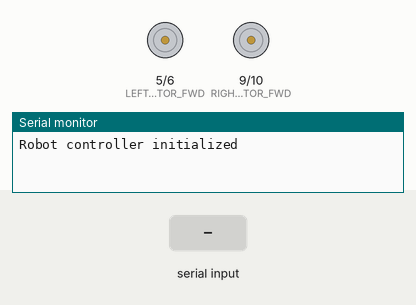
The sketch below on a simulated Arduino Uno, built with avr-gcc and run on an emulated ATmega328P. Parts: motor-driver pin pairs drawn as motors (green arrow = first pin HIGH = forward, orange = second pin HIGH = backward, longer = more drive), the last lines printed to the serial monitor. Inputs (shaded band) come from the test bench.

Above: at 1.2 s.
1.3 s: "F:1\n" received over Serial
At 2.5 s:
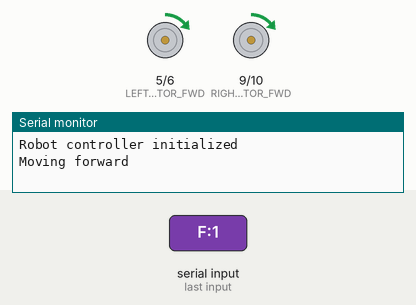
2.8 s: "B:1\n" received over Serial
At 3.6 s:
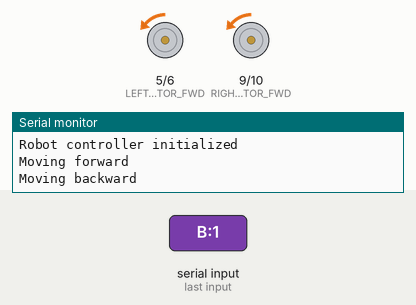
4.3 s: "L:1\n" received over Serial
At 4.8 s:
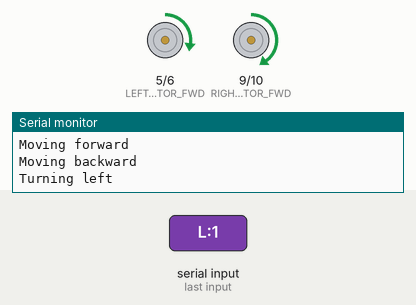
5.8 s: "R:1\n" received over Serial
At 7.0 s:
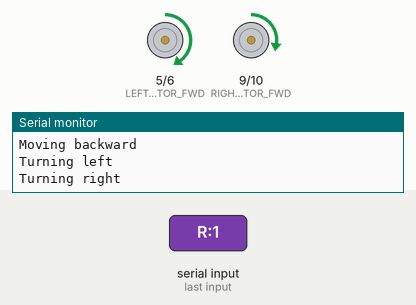
7.3 s: "F:150\n" received over Serial
At 8.3 s:
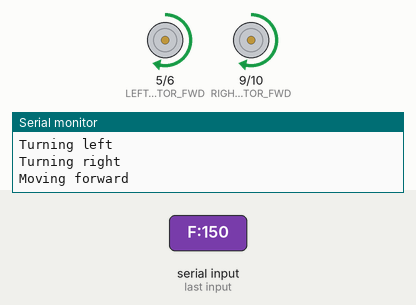
8.8 s: "B:150\n" received over Serial
At 9.4 s:
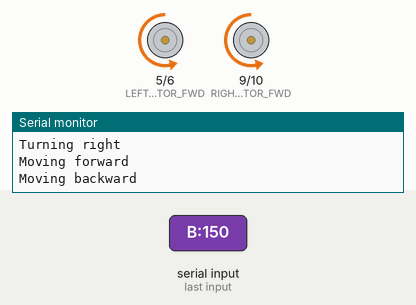
Timing chart, 0 to 11.3 s (numbered marks = the images above; inputs shaded):
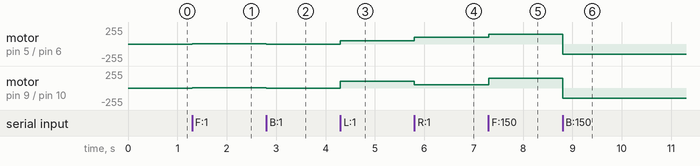

The sketch:

arduino.ino
```cpp
#include <ArduinoJson.h>
#include <Wire.h>
#include <Adafruit_Sensor.h>
#include <Adafruit_HMC5883_U.h>  // For magnetometer
#include <NewPing.h>             // For ultrasonic sensors

// Motor pins
#define LEFT_MOTOR_FWD 5
#define LEFT_MOTOR_BWD 6
#define RIGHT_MOTOR_FWD 9
#define RIGHT_MOTOR_BWD 10

// Ultrasonic sensor pins
#define TRIG_PIN_FRONT 2
#define ECHO_PIN_FRONT 3
#define TRIG_PIN_LEFT 4
#define ECHO_PIN_LEFT 7
#define TRIG_PIN_RIGHT 8
#define ECHO_PIN_RIGHT 12

#define MAX_DISTANCE 300  // Maximum distance for ultrasonic sensors (cm)

// Create ultrasonic sensor objects
NewPing sonarFront(TRIG_PIN_FRONT, ECHO_PIN_FRONT, MAX_DISTANCE);
NewPing sonarLeft(TRIG_PIN_LEFT, ECHO_PIN_LEFT, MAX_DISTANCE);
NewPing sonarRight(TRIG_PIN_RIGHT, ECHO_PIN_RIGHT, MAX_DISTANCE);

// Create magnetometer sensor object
Adafruit_HMC5883_Unified mag = Adafruit_HMC5883_Unified(12345);
bool magAvailable = false;

// Motor control variables
int leftSpeed = 0;
int rightSpeed = 0;

void setup() {
  // Initialize serial communication
  Serial.begin(115200);

  // Initialize motor pins
  pinMode(LEFT_MOTOR_FWD, OUTPUT);
  pinMode(LEFT_MOTOR_BWD, OUTPUT);
  pinMode(RIGHT_MOTOR_FWD, OUTPUT);
  pinMode(RIGHT_MOTOR_BWD, OUTPUT);

  // Initialize magnetometer
  magAvailable = mag.begin();
  if (!magAvailable) {
    Serial.println("Could not find a valid HMC5883 sensor!");
  }

  Serial.println("Robot controller initialized");
}

void loop() {
  // Check if there's a command from Raspberry Pi
  if (Serial.available() > 0) {
    String command = Serial.readStringUntil('\n');
    processCommand(command);
  }
}

void processCommand(String command) {
  if (command.startsWith("S")) {
    sendSensorData();  // Sensor readings
  }
  else if (command.startsWith("F")) {
    int speed = 100;
    if (command.indexOf(':') != -1) {
      speed = command.substring(command.indexOf(':') + 1).toInt();
    }
    moveForward(speed);
    Serial.println("Moving forward");
  }
  else if (command.startsWith("B")) {
    int speed = 100;
    if (command.indexOf(':') != -1) {
      speed = command.substring(command.indexOf(':') + 1).toInt();
    }
    moveBackward(speed);
    Serial.println("Moving backward");
  }
  else if (command.startsWith("L")) {
    int radius = 0;
    if (command.indexOf(':') != -1) {
      radius = command.substring(command.indexOf(':') + 1).toInt();
    }
    turnLeft(radius);
    Serial.println("Turning left");
  }
  else if (command.startsWith("R")) {
    int radius = 0;
    if (command.indexOf(':') != -1) {
      radius = command.substring(command.indexOf(':') + 1).toInt();
    }
    turnRight(radius);
    Serial.println("Turning right");
  }
  else if (command.startsWith("X")) {
    stopMotors();
    Serial.println("Stopped");
  }
}

void sendSensorData() {
  StaticJsonDocument<256> doc;

  // Read ultrasonic sensors
  int frontDistance = sonarFront.ping_cm();
  int leftDistance = sonarLeft.ping_cm();
  int rightDistance = sonarRight.ping_cm();

  if (frontDistance == 0) frontDistance = MAX_DISTANCE;
  if (leftDistance == 0) leftDistance = MAX_DISTANCE;
  if (rightDistance == 0) rightDistance = MAX_DISTANCE;

  // Create ultrasonic JSON
  JsonObject ultrasonic = doc.createNestedObject("ultrasonic");
  ultrasonic["front"] = frontDistance;
  ultrasonic["left"] = leftDistance;
  ultrasonic["right"] = rightDistance;

  // Magnetometer data
  if (magAvailable) {
    sensors_event_t event;
    mag.getEvent(&event);

    float heading = atan2(event.magnetic.y, event.magnetic.x);
    float declination = 0.23;
    heading += declination;

    if (heading < 0) heading += 2 * PI;
    if (heading > 2 * PI) heading -= 2 * PI;

    float headingDegrees = heading * 180 / PI;
    doc["magnetometer"] = headingDegrees;
  } else {
    doc["magnetometer"] = -1.0;
  }

  serializeJson(doc, Serial);
  Serial.println();
}

void moveForward(int speed) {
  analogWrite(LEFT_MOTOR_FWD, speed);
  analogWrite(LEFT_MOTOR_BWD, 0);
  analogWrite(RIGHT_MOTOR_FWD, speed);
  analogWrite(RIGHT_MOTOR_BWD, 0);
}

void moveBackward(int speed) {
  analogWrite(LEFT_MOTOR_FWD, 0);
  analogWrite(LEFT_MOTOR_BWD, speed);
  analogWrite(RIGHT_MOTOR_FWD, 0);
  analogWrite(RIGHT_MOTOR_BWD, speed);
}

void turnLeft(int radius) {
  if (radius == 0) {
    analogWrite(LEFT_MOTOR_FWD, 0);
    analogWrite(LEFT_MOTOR_BWD, 100);
    analogWrite(RIGHT_MOTOR_FWD, 100);
    analogWrite(RIGHT_MOTOR_BWD, 0);
  } else {
    int innerWheelSpeed = 50;
    int outerWheelSpeed = 100;
    analogWrite(LEFT_MOTOR_FWD, innerWheelSpeed);
    analogWrite(LEFT_MOTOR_BWD, 0);
    analogWrite(RIGHT_MOTOR_FWD, outerWheelSpeed);
    analogWrite(RIGHT_MOTOR_BWD, 0);
  }
}

void turnRight(int radius) {
  if (radius == 0) {
    analogWrite(LEFT_MOTOR_FWD, 100);
    analogWrite(LEFT_MOTOR_BWD, 0);
    analogWrite(RIGHT_MOTOR_FWD, 0);
    analogWrite(RIGHT_MOTOR_BWD, 100);
  } else {
    int innerWheelSpeed = 50;
    int outerWheelSpeed = 100;
    analogWrite(LEFT_MOTOR_FWD, outerWheelSpeed);
    analogWrite(LEFT_MOTOR_BWD, 0);
    analogWrite(RIGHT_MOTOR_FWD, innerWheelSpeed);
    analogWrite(RIGHT_MOTOR_BWD, 0);
  }
}

void stopMotors() {
  analogWrite(LEFT_MOTOR_FWD, 0);
  analogWrite(LEFT_MOTOR_BWD, 0);
  analogWrite(RIGHT_MOTOR_FWD, 0);
  analogWrite(RIGHT_MOTOR_BWD, 0);
}
```

Measured:
- after the input at 1.3 s, motor on pin 5 (LEFT_MOTOR_FWD) / pin 6 (LEFT_MOTOR_BWD), motor on pin 9 (RIGHT_MOTOR_FWD) / pin 10 (RIGHT_MOTOR_BWD): stopped → forward 1/255 at once
- after the input at 2.8 s, motor on pin 5 (LEFT_MOTOR_FWD) / pin 6 (LEFT_MOTOR_BWD), motor on pin 9 (RIGHT_MOTOR_FWD) / pin 10 (RIGHT_MOTOR_BWD): forward 1/255 → backward 1/255 at once
- after the input at 4.3 s, motor on pin 5 (LEFT_MOTOR_FWD) / pin 6 (LEFT_MOTOR_BWD): backward 1/255 → forward 50/255 at once; motor on pin 9 (RIGHT_MOTOR_FWD) / pin 10 (RIGHT_MOTOR_BWD): backward 1/255 → forward 100/255 at once
- after the input at 5.8 s, motor on pin 5 (LEFT_MOTOR_FWD) / pin 6 (LEFT_MOTOR_BWD): forward 50/255 → forward 100/255 at once; motor on pin 9 (RIGHT_MOTOR_FWD) / pin 10 (RIGHT_MOTOR_BWD): forward 100/255 → forward 50/255 at once
- after the input at 7.3 s, motor on pin 5 (LEFT_MOTOR_FWD) / pin 6 (LEFT_MOTOR_BWD): forward 100/255 → forward 150/255 at once; motor on pin 9 (RIGHT_MOTOR_FWD) / pin 10 (RIGHT_MOTOR_BWD): forward 50/255 → forward 150/255 at once
- after the input at 8.8 s, motor on pin 5 (LEFT_MOTOR_FWD) / pin 6 (LEFT_MOTOR_BWD), motor on pin 9 (RIGHT_MOTOR_FWD) / pin 10 (RIGHT_MOTOR_BWD): forward 150/255 → backward 150/255 at once
